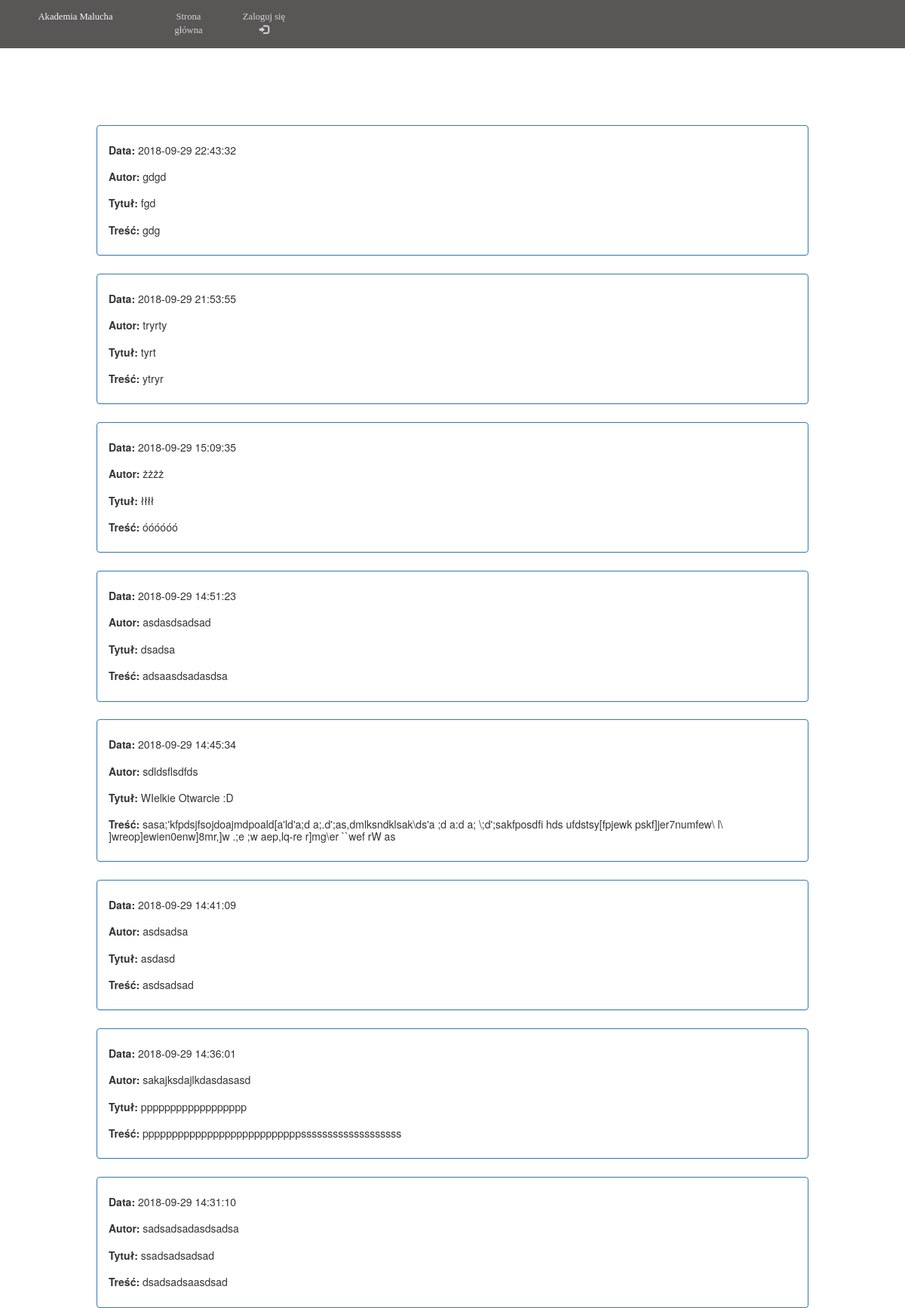
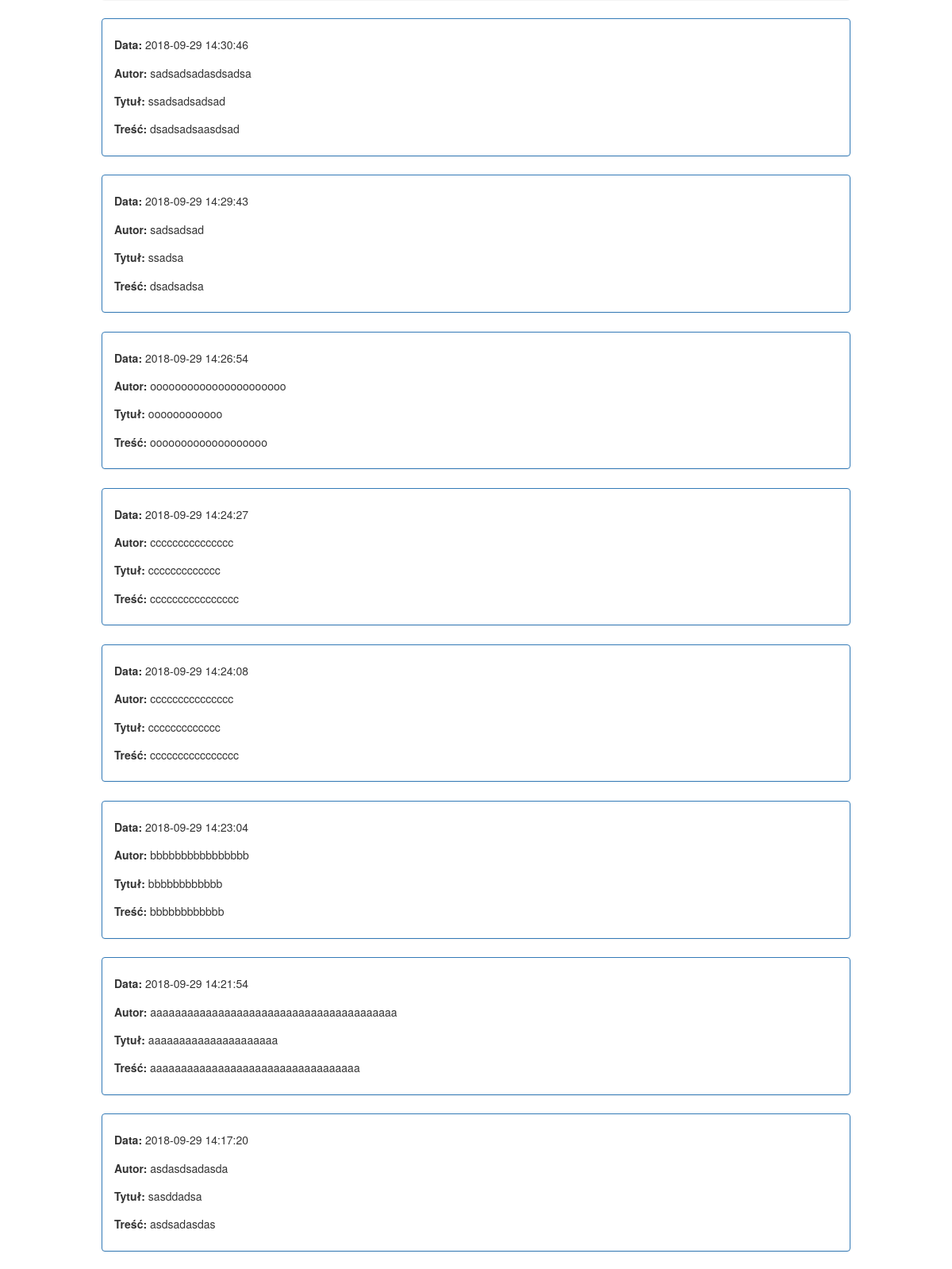
The page /show_posts (upper part) on the database its author committed (2 pictures, top to bottom).
### tables this page shows
CREATE TABLE posts(
                    time TIMESTAMP
                    DEFAULT CURRENT_TIMESTAMP,
                    email TEXT NOT NULL,
                    title TEXT NOT NULL,
                    contents TEXT NOT NULL);

### routes.py (the view)
@app.route('/show_posts')
def show_posts():
        data = show_posted()
        return render_template('show_posts.html', data=data)

### function.py (called while the page is built)
def db_connect_post():
    with sqlite3.connect("static/user.db") as db:
        cursor = db.cursor()
        cursor.execute('SELECT * FROM posts ORDER BY time DESC')
        data = cursor.fetchall()
        return data

def show_posted():
    find = db_connect_post()
    return find

### templates/show_posts.html (shortened to what this page needs)
{% extends 'base.html' %}
{% block body %}
<div class="main-content">
      {% for item in data %}
        <div class="panel panel-primary">
            <div class="panel-body">
                <div class="row">
                    <div class="col-md-12 col-lg-12" align="left">
                        <h5><b>Data:</b> {{item[0]}}</h5>
                    </div>
                    <div class="col-md-12 col-lg-12" align="left">
                        <h5><b>Autor:</b> {{item[1]}}</h5>
                    </div>
                    <div class="col-md-12 col-lg-12">
                        <h5><b>Tytuł:</b> {{item[2]}}</h5>
                    </div>
                    <div class="col-md-12 col-lg-12">
                        <h5><b>Treść:</b> {{item[3]}}</h5>
                    </div>
                </div>
            </div>
        </div>
     {% endfor %}
</div>
{% endblock %}

### static/css/main.css (style rules this page uses)
body { background-image: url("/static/image/rawpixel-743088-unsplash.jpg"); background-size: cover; margin: 0; padding: 0; font-family: "Helvetica Neue", Helvetica, Arial, sans-serif; color: #444; }
.main-content { margin-top: 30px; padding: 10px; margin-top: 2%; }
.panel-primary { margin-left: 10%; margin-right: 10%; margin-top: 2%; }

### static/css/dashboard.css (style rules this page uses)
body { margin: 0px; padding: 0px; }

### rows shown on the page
posts: time "2018-09-29 22:43:32", email "gdgd", title "fgd", contents "gdg"
posts: time "2018-09-29 21:53:55", email "tryrty", title "tyrt", contents "ytryr"
posts: time "2018-09-29 15:09:35", email "żżżż", title "łłłł", contents "óóóóóó"
posts: time "2018-09-29 14:51:23", email "asdasdsadsad", title "dsadsa", contents "adsaasdsadasdsa"
posts: time "2018-09-29 14:45:34", email "sdldsflsdfds", title "WIelkie Otwarcie :D", contents "sasa;'kfpdsjfsojdoajmdpoald[a'ld'a;d a;.d';as,dmlksndklsak\\ds'a ;d a:d a; \\;d';sakfposdfi hds ufdstsy[fpjewk pskf]jer7numfew\\ l\\ ]wreop]ewien0enw]8mr,]w .;e ;w aep,lq-re r]mg\\er ``wef rW as"
posts: time "2018-09-29 14:41:09", email "asdsadsa", title "asdasd", contents "asdsadsad"
posts: time "2018-09-29 14:36:01", email "sakajksdajlkdasdasasd", title "pppppppppppppppppp", contents "pppppppppppppppppppppppppppsssssssssssssssssss"
posts: time "2018-09-29 14:31:10", email "sadsadsadasdsadsa", title "ssadsadsadsad", contents "dsadsadsaasdsad"
posts: time "2018-09-29 14:30:46", email "sadsadsadasdsadsa", title "ssadsadsadsad", contents "dsadsadsaasdsad"
posts: time "2018-09-29 14:29:43", email "sadsadsad", title "ssadsa", contents "dsadsadsa"
posts: time "2018-09-29 14:26:54", email "oooooooooooooooooooooo", title "oooooooooooo", contents "ooooooooooooooooooo"
posts: time "2018-09-29 14:24:27", email "ccccccccccccccc", title "ccccccccccccc", contents "cccccccccccccccc"
posts: time "2018-09-29 14:24:08", email "ccccccccccccccc", title "ccccccccccccc", contents "cccccccccccccccc"
posts: time "2018-09-29 14:23:04", email "bbbbbbbbbbbbbbbb", title "bbbbbbbbbbbb", contents "bbbbbbbbbbbb"
posts: time "2018-09-29 14:21:54", email "aaaaaaaaaaaaaaaaaaaaaaaaaaaaaaaaaaaaaaaa", title "aaaaaaaaaaaaaaaaaaaaa", contents "aaaaaaaaaaaaaaaaaaaaaaaaaaaaaaaaaa"
posts: time "2018-09-29 14:17:20", email "asdasdsadasda", title "sasddadsa", contents "asdsadasdas"
